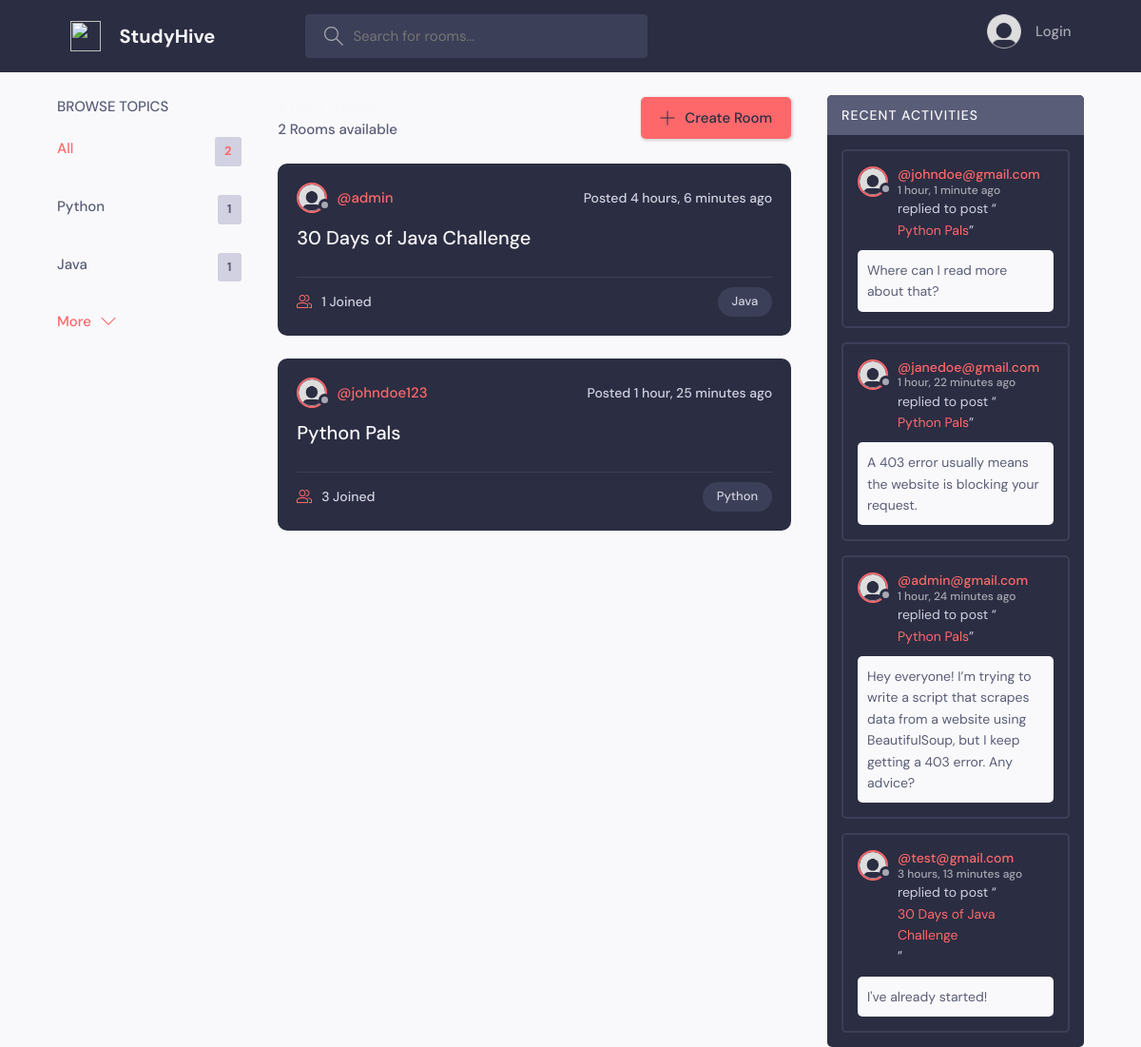
The page / on the database its author committed.
### base/models.py (models this page shows, shortened)
class Topic(models.Model):
  name = models.CharField(max_length=200)

class Room(models.Model):
  host = models.ForeignKey(User, on_delete=models.SET_NULL, null=True)
  topic = models.ForeignKey(Topic, on_delete=models.SET_NULL, null=True)
  name = models.CharField(max_length=200)
  description = models.TextField(null=True, blank=True)
  participants = models.ManyToManyField(User, related_name='participants', blank=True)
  updated = models.DateTimeField(auto_now=True)
  created = models.DateTimeField(auto_now_add=True)
  class Meta:
    ordering = ['-updated', '-created']
  def __str__(self):
    return self.name

class User(AbstractUser):
  name = models.CharField(max_length=200, null=True)
  email = models.EmailField(unique=True, null=True)
  bio = models.TextField(null=True)
  avatar = models.ImageField(null=True, default="avatar.png")
  USERNAME_FIELD = 'email'
  REQUIRED_FIELDS = []

class Message(models.Model):
  user = models.ForeignKey(User, on_delete=models.CASCADE)
  room = models.ForeignKey(Room, on_delete=models.CASCADE)
  body = models.TextField()
  updated = models.DateTimeField(auto_now=True)
  created = models.DateTimeField(auto_now_add=True)
  class Meta:
    ordering = ['-updated', '-created']

### base/views.py (the view)
# urls.py: path('', views.home, name="home"),
def home(request):
  q = request.GET.get('q') if request.GET.get('q') != None else ''
  rooms = Room.objects.filter(
    Q(topic__name__icontains=q) |
    Q(name__icontains=q) |
    Q(description__icontains=q)
    )
  topics = Topic.objects.all()[0:5]
  room_count = rooms.count()
  room_messages = Message.objects.filter(Q(room__topic__name__icontains=q))
  context = {"rooms":rooms, "topics":topics, "room_count": room_count, 'room_messages':room_messages}
  return render(request, "base/home.html", context)

### base/templates/base/home.html (shortened to what this page needs)
{% extends 'main.html' %}
{% block content %}
  <main class="layout layout--3">
    <div class="container">
      {% include 'base/topics_component.html' %}
      <div class="roomList">
        <div class="roomList__header">
          <div>
            <h2>Study Room</h2>
            <p>{{room_count}} Rooms available</p>
          </div>
          <a class="btn btn--main" href="{% url 'create-room' %}">
            <svg version="1.1" xmlns="http://www.w3.org/2000/svg" width="32" height="32" viewBox="0 0 32 32">
              <title>add</title>
              <path
                d="M16.943 0.943h-1.885v14.115h-14.115v1.885h14.115v14.115h1.885v-14.115h14.115v-1.885h-14.115v-14.115z"
              ></path>
            </svg>
            Create Room
          </a>
        </div>
        {% include 'base/feed_component.html'%}
      </div>
      {% include 'base/activity_component.html'%}
    </div>
  </main>
{% endblock %}

### base/templates/base/topics_component.html
<div class="topics">
  <div class="topics__header">
    <h2>Browse Topics</h2>
  </div>
  <ul class="topics__list">
    <li>
      <a href="{% url 'home' %}" class="active">All <span>{{topics.count}}</span></a>
    </li>
    {% for topic in topics %}
    <li>
      <a href="{% url 'home' %}?q={{topic.name}}">{{topic.name}}<span>{{topic.room_set.all.count}}</span></a>
    </li>
    {% endfor %}
  </ul>
  <a class="btn btn--link" href="{% url 'topics' %}">
    More
    <svg version="1.1" xmlns="http://www.w3.org/2000/svg" width="32" height="32" viewBox="0 0 32 32">
      <title>chevron-down</title>
      <path d="M16 21l-13-13h-3l16 16 16-16h-3l-13 13z"></path>
    </svg>
  </a>
</div>

### base/templates/base/feed_component.html (shortened to what this page needs)
{% for room in rooms %}
<div class="roomListRoom">
  <div class="roomListRoom__header">
    <a href="{% url 'user-profile' room.host.id %}" class="roomListRoom__author">
      <div class="avatar avatar--small">
        <img src="{{room.host.avatar.url}}" />
      </div>
      <span>@{{room.host.username}}</span>
    </a>
    <div class="roomListRoom__actions">
      <span>Posted {{room.created|timesince}} ago </span>
    </div>
  </div>
  <div class="roomListRoom__content">
    <a href="{% url 'room' room.id %}">{{room.name}}</a>
  </div>
  <div class="roomListRoom__meta">
    <a href="{% url 'room' room.id %}" class="roomListRoom__joined">
      {{room.participants.all.count}} Joined
    </a>
    <p class="roomListRoom__topic">{{room.topic.name}}</p>
  </div>
</div>
{% endfor %}

### base/templates/base/activity_component.html (shortened to what this page needs)
<div class="activities">
  <div class="activities__header">
    <h2>Recent Activities</h2>
  </div>
  {% for message in room_messages %}
    <div class="activities__box">
      <div class="activities__boxHeader roomListRoom__header">
        <a href="{%url 'user-profile' message.user.id%}" class="roomListRoom__author">
          <div class="avatar avatar--small">
            <img src="{{message.user.avatar.url}}" />
          </div>
          <p>
            @{{message.user}}
            <span> {{message.created|timesince}} ago</span>
          </p>
        </a>
      </div>
      <div class="activities__boxContent">
        <p>replied to post “<a href="{% url 'room' message.room.id %}">{{message.room}}</a>”</p>
        <div class="activities__boxRoomContent">
          {{message.body}}
        </div>
      </div>
    </div>
  {% endfor%}
</div>

### rows shown on the page
Topic: name "Python", room_set.all.count "1"
Topic: name "Java", room_set.all.count "1"
Room: host.avatar (placeholder picture), host.username "admin", created "4 hours, 6 minutes", name "30 Days of Java Challenge", participants.all.count "1", topic.name "Java"
Room: host.avatar (placeholder picture), host.username "johndoe123", created "1 hour, 25 minutes", name "Python Pals", participants.all.count "3", topic.name "Python"
Message: user.avatar (placeholder picture), user "johndoe@gmail.com", created "1 hour, 1 minute", room "Python Pals", body "Where can I read more about that?"
Message: user.avatar (placeholder picture), user "janedoe@gmail.com", created "1 hour, 22 minutes", room "Python Pals", body "A 403 error usually means the website is blocking your request."
Message: user.avatar (placeholder picture), user "admin@gmail.com", created "1 hour, 24 minutes", room "Python Pals", body "Hey everyone! I’m trying to write a script that scrapes data from a website using BeautifulSoup, but I keep getting a 403 error. Any advice?"
Message: user.avatar (placeholder picture), user "test@gmail.com", created "3 hours, 13 minutes", room "30 Days of Java Challenge", body "I've already started!"

### other values the page prints
{{ topics.count }} "2"
{{ room_count }} "2"
